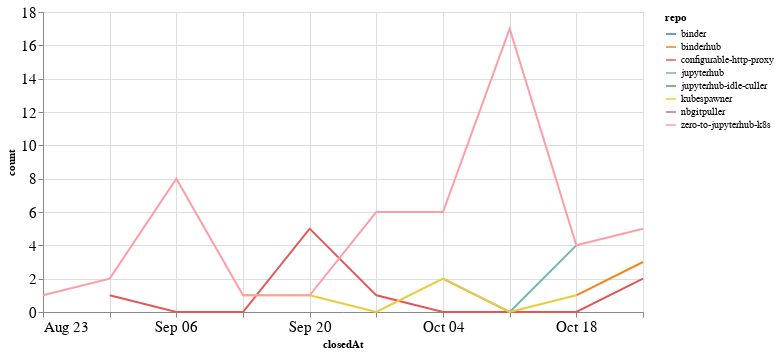

This figure's notebook cell:
### Code cell
closed_by_time = closed_by.groupby('repo').resample('W', on='closedAt').count()['author'].reset_index()
closed_by_time = closed_by_time.rename(columns={'author': 'count'})

alt.Chart(closed_by_time, width=600).mark_line().encode(
    x='closedAt',
    y='count',
    color='repo',
    tooltip="repo"
)

### Figure 1 — Vega-Lite specification as saved in the notebook (floating-point values rounded to 4 significant figures)
{"config": {"axisLeft": {"labelFontSize": 15}, "axisBottom": {"labelFontSize": 15}}, "data": {"name": "data-420859397436578766c1c04e7b7bf6d7"}, "mark": "line", "encoding": {"color": {"type": "nominal", "field": "repo"}, "tooltip": {"type": "nominal", "field": "repo"}, "x": {"type": "temporal", "field": "closedAt"}, "y": {"type": "quantitative", "field": "count"}}, "width": 600, "$schema": "https://vega.github.io/schema/vega-lite/v4.8.1.json", "datasets": {"data-420859397436578766c1c04e7b7bf6d7": [{"repo": "binder", "closedAt": "2020-10-18T00:00:00", "count": 1}, {"repo": "binderhub", "closedAt": "2020-10-18T00:00:00", "count": 1}, {"repo": "binderhub", "closedAt": "2020-10-25T00:00:00", "count": 3}, {"repo": "configurable-http-proxy", "closedAt": "2020-08-30T00:00:00", "count": 1}, {"repo": "configurable-http-proxy", "closedAt": "2020-09-06T00:00:00", "count": 0}, {"repo": "configurable-http-proxy", "closedAt": "2020-09-13T00:00:00", "count": 0}, {"repo": "configurable-http-proxy", "closedAt": "2020-09-20T00:00:00", "count": 5}, {"repo": "configurable-http-proxy", "closedAt": "2020-09-27T00:00:00", "count": 1}, {"repo": "configurable-http-proxy", "closedAt": "2020-10-04T00:00:00", "count": 0}, {"repo": "configurable-http-proxy", "closedAt": "2020-10-11T00:00:00", "count": 0}, {"repo": "configurable-http-proxy", "closedAt": "2020-10-18T00:00:00", "count": 0}, {"repo": "configurable-http-proxy", "closedAt": "2020-10-25T00:00:00", "count": 2}, {"repo": "jupyterhub", "closedAt": "2020-10-04T00:00:00", "count": 2}, {"repo": "jupyterhub", "closedAt": "2020-10-11T00:00:00", "count": 0}, {"repo": "jupyterhub", "closedAt": "2020-10-18T00:00:00", "count": 4}, {"repo": "jupyterhub-idle-culler", "closedAt": "2020-08-23T00:00:00", "count": 1}, {"repo": "kubespawner", "closedAt": "2020-09-13T00:00:00", "count": 1}, {"repo": "kubespawner", "closedAt": "2020-09-20T00:00:00", "count": 1}, {"repo": "kubespawner", "closedAt": "2020-09-27T00:00:00", "count": 0}, {"repo": "kubespawner", "closedAt": "2020-10-04T00:00:00", "count": 2}, {"repo": "kubespawner", "closedAt": "2020-10-11T00:00:00", "count": 0}, {"repo": "kubespawner", "closedAt": "2020-10-18T00:00:00", "count": 1}, {"repo": "nbgitpuller", "closedAt": "2020-10-04T00:00:00", "count": 2}, {"repo": "zero-to-jupyterhub-k8s", "closedAt": "2020-08-23T00:00:00", "count": 1}, {"repo": "zero-to-jupyterhub-k8s", "closedAt": "2020-08-30T00:00:00", "count": 2}, {"repo": "zero-to-jupyterhub-k8s", "closedAt": "2020-09-06T00:00:00", "count": 8}, {"repo": "zero-to-jupyterhub-k8s", "closedAt": "2020-09-13T00:00:00", "count": 1}, {"repo": "zero-to-jupyterhub-k8s", "closedAt": "2020-09-20T00:00:00", "count": 1}, {"repo": "zero-to-jupyterhub-k8s", "closedAt": "2020-09-27T00:00:00", "count": 6}, {"repo": "zero-to-jupyterhub-k8s", "closedAt": "2020-10-04T00:00:00", "count": 6}, {"repo": "zero-to-jupyterhub-k8s", "closedAt": "2020-10-11T00:00:00", "count": 17}, {"repo": "zero-to-jupyterhub-k8s", "closedAt": "2020-10-18T00:00:00", "count": 4}, {"repo": "zero-to-jupyterhub-k8s", "closedAt": "2020-10-25T00:00:00", "count": 5}]}}
